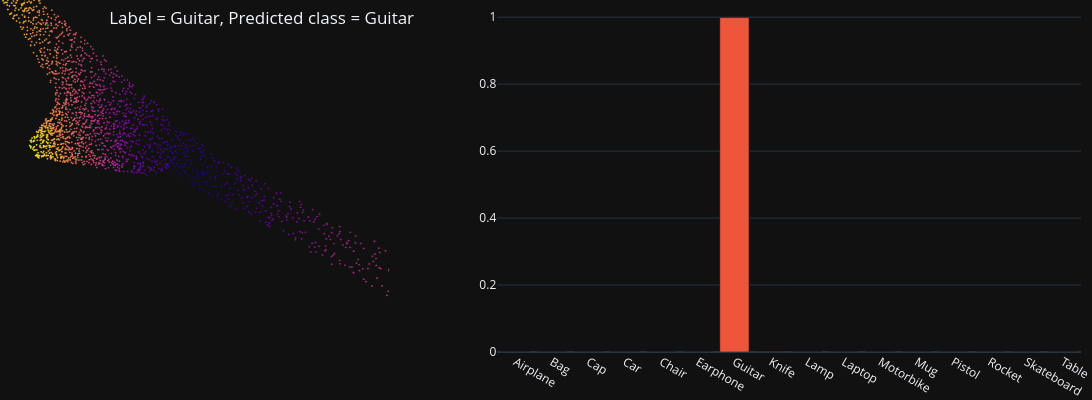

This figure's notebook cell:
### Markdown cell above
## Test on individual items

### Code cell
# Random test sample
test_sample = test_set[np.random.choice(np.arange(len(test_set)))]
batch_dict = collate_fn([test_sample])
x = batch_dict['points'].transpose(1, 2).to(device)

# Get model predictions
model_preds, _ = classifier(x)
predicted_class = torch.argmax(model_preds, axis=1).detach().cpu().numpy()[0]
predicted_class_name = class_id_name_map[predicted_class]
pred_class_probs = F.softmax(model_preds.flatten(), dim=None).detach().cpu().numpy()

# plot results
title = f"Label = {test_sample['class_name']}, Predicted class = {predicted_class_name}"
fig = make_subplots(rows=1, cols=2, specs=[[{"type": "scatter3d"}, {}]], column_widths=[0.4, 0.6])
fig.update_layout(template="plotly_dark", scene=PCD_SCENE, height = 400, width = 1200,
                title=title, title_x=0.1, title_y=0.97, margin=dict(r=0, b=0, l=0, t=0))    
fig.add_trace(plot_pc_data3d(x=test_sample['points'][:,0], y=test_sample['points'][:,1], z=test_sample['points'][:,2]), row=1, col=1)
fig.add_trace(go.Bar(x=list(class_name_id_map.keys()), y=pred_class_probs, showlegend=False), row=1, col=2)
fig.show()

### Figure 1 — Plotly figure (JSON) as saved in the notebook; plotly's stock layout.template omitted (floating-point values rounded to 4 significant figures; data arrays with more than 128 entries replaced by an {"elided": "..."} marker saying what was removed)
{"data": [{"hoverinfo": "skip", "marker": {"color": {"elided": "2500 float values"}, "opacity": 1, "size": 1}, "mode": "markers", "scene": "scene", "showlegend": false, "type": "scatter3d", "x": {"elided": "2500 float values"}, "y": {"elided": "2500 float values"}, "z": {"elided": "2500 float values"}}, {"showlegend": false, "type": "bar", "x": ["Airplane", "Bag", "Cap", "Car", "Chair", "Earphone", "Guitar", "Knife", "Lamp", "Laptop", "Motorbike", "Mug", "Pistol", "Rocket", "Skateboard", "Table"], "xaxis": "x", "y": [6.833e-05, 4.353e-06, 7.953e-06, 7.912e-06, 0.0002538, 6.162e-06, 0.9988, 0.0005581, 4.913e-06, 7.398e-06, 0.0002045, 9.28e-06, 7.664e-06, 4.496e-06, 5.225e-06, 7.506e-06], "yaxis": "y"}], "layout": {"height": 400, "margin": {"b": 0, "l": 0, "r": 0, "t": 0}, "scene": {"aspectmode": "data", "domain": {"x": [0, 0.36], "y": [0, 1]}, "xaxis": {"visible": false}, "yaxis": {"visible": false}, "zaxis": {"visible": false}}, "title": {"text": "Label = Guitar, Predicted class = Guitar", "x": 0.1, "y": 0.97}, "width": 1200, "xaxis": {"anchor": "y", "domain": [0.46, 1]}, "yaxis": {"anchor": "x", "domain": [0, 1]}}}
